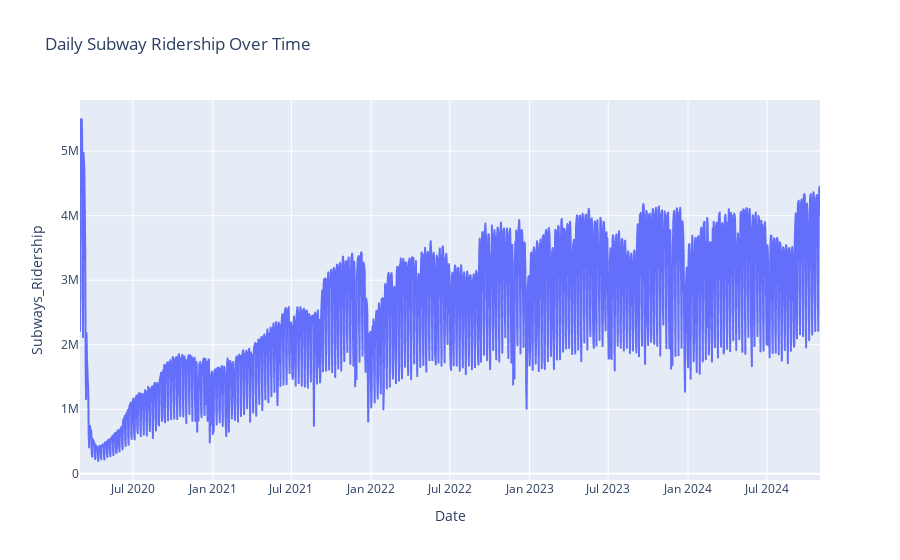
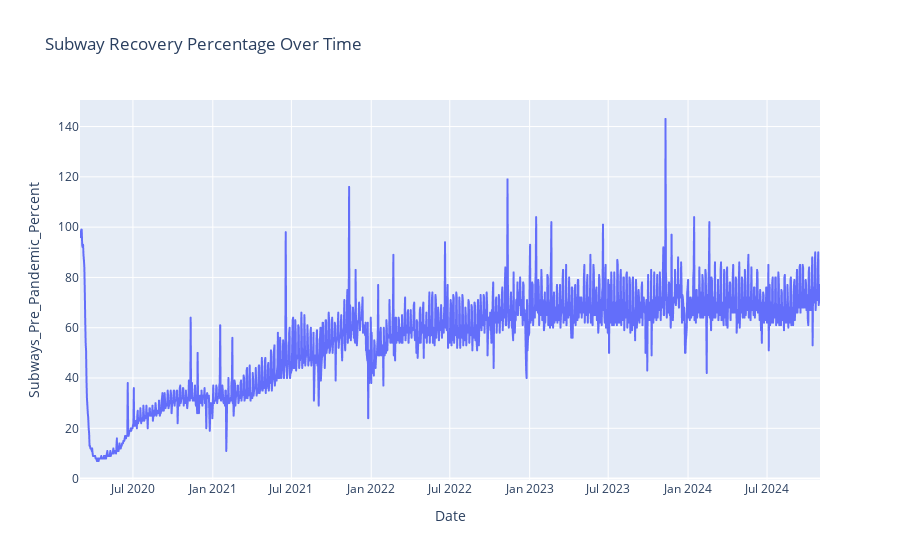

The notebook cell these images were saved under, in order:
### Markdown cell above
### Exploratory Data Analysis (EDA):

### Code cell
# Visualizing Subway Ridership and Recovery Percentage Over Time

# Line chart for Subway Ridership
fig = px.line(mta_data, x='Date', y='Subways_Ridership', title='Daily Subway Ridership Over Time')
fig.show()

# Line chart for Subway Ridership as Percentage of Pre-Pandemic Level
fig = px.line(mta_data, x='Date', y='Subways_Pre_Pandemic_Percent', title='Subway Recovery Percentage Over Time')
fig.show()

### Figure 1 — Plotly figure (JSON) as saved in the notebook; plotly's stock layout.template omitted (floating-point values rounded to 4 significant figures; data arrays with more than 128 entries replaced by an {"elided": "..."} marker saying what was removed)
{"data": [{"hovertemplate": "Date=%{x}<br>Subways_Ridership=%{y}<extra></extra>", "legendgroup": "", "line": {"color": "#636efa", "dash": "solid"}, "marker": {"symbol": "circle"}, "mode": "lines", "name": "", "showlegend": false, "type": "scattergl", "x": {"elided": "1706 str values"}, "xaxis": "x", "y": {"elided": "1706 int values"}, "yaxis": "y"}], "layout": {"legend": {"tracegroupgap": 0}, "title": {"text": "Daily Subway Ridership Over Time"}, "xaxis": {"anchor": "y", "domain": [0, 1], "title": {"text": "Date"}}, "yaxis": {"anchor": "x", "domain": [0, 1], "title": {"text": "Subways_Ridership"}}}}

### Figure 2 — Plotly figure (JSON) as saved in the notebook; plotly's stock layout.template omitted (floating-point values rounded to 4 significant figures; data arrays with more than 128 entries replaced by an {"elided": "..."} marker saying what was removed)
{"data": [{"hovertemplate": "Date=%{x}<br>Subways_Pre_Pandemic_Percent=%{y}<extra></extra>", "legendgroup": "", "line": {"color": "#636efa", "dash": "solid"}, "marker": {"symbol": "circle"}, "mode": "lines", "name": "", "showlegend": false, "type": "scattergl", "x": {"elided": "1706 str values"}, "xaxis": "x", "y": {"elided": "1706 int values"}, "yaxis": "y"}], "layout": {"legend": {"tracegroupgap": 0}, "title": {"text": "Subway Recovery Percentage Over Time"}, "xaxis": {"anchor": "y", "domain": [0, 1], "title": {"text": "Date"}}, "yaxis": {"anchor": "x", "domain": [0, 1], "title": {"text": "Subways_Pre_Pandemic_Percent"}}}}
